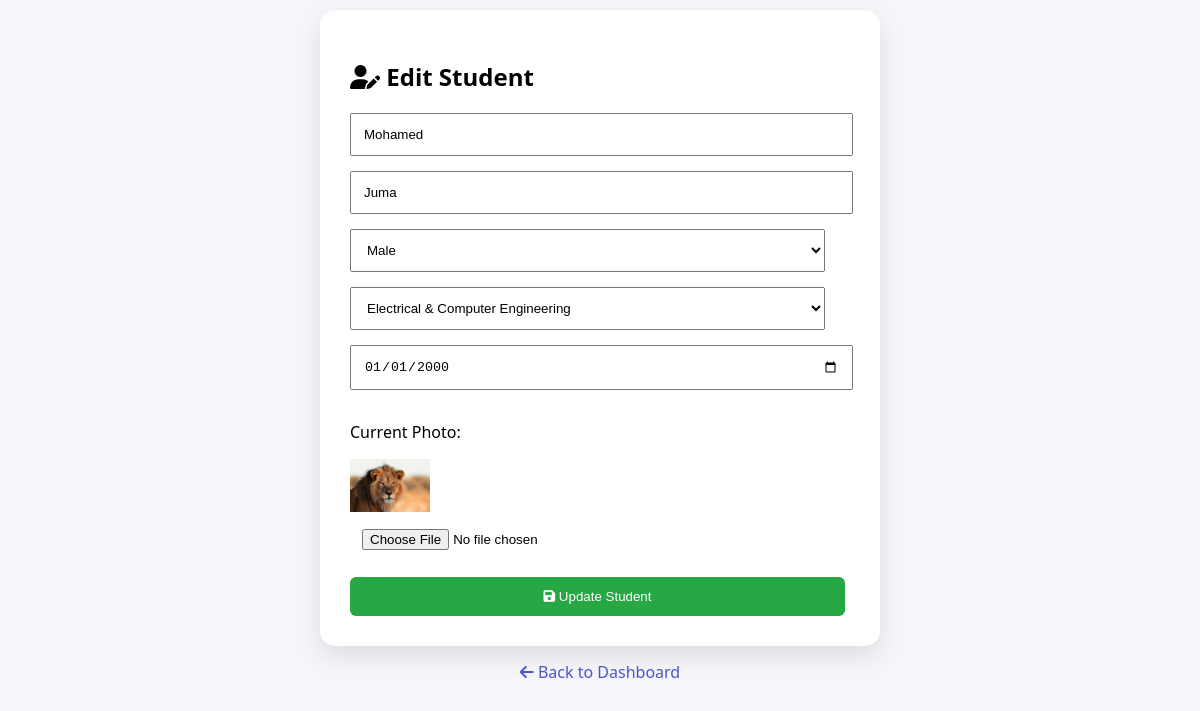
The page /admin/edit_student.php?id=9 (signed in) on the database its author committed.
### tables this page shows
CREATE TABLE `students` (
  `id` int(11) NOT NULL,
  `user_id` int(11) DEFAULT NULL,
  `first_name` varchar(50) DEFAULT NULL,
  `last_name` varchar(50) DEFAULT NULL,
  `gender` enum('Male','Female') DEFAULT NULL,
  `course_id` int(11) DEFAULT NULL,
  `reg_no` varchar(30) DEFAULT NULL,
  `dob` date DEFAULT NULL,
  `date_registered` timestamp NOT NULL DEFAULT current_timestamp(),
  `photo` varchar(255) DEFAULT NULL
);

CREATE TABLE `courses` (
  `id` int(11) NOT NULL,
  `course_name` varchar(100) NOT NULL
);

### admin/edit_student.php (the view, shortened to what this page needs)
<?php
require '../config/db.php';
$id = $_GET['id'] ?? null;
$stmt = $pdo->prepare("SELECT * FROM students WHERE id=?");
$stmt->execute([$id]);
$student = $stmt->fetch(PDO::FETCH_ASSOC);
$courses = $pdo->query("SELECT * FROM courses")->fetchAll(PDO::FETCH_ASSOC);
?>
<!DOCTYPE html>
<html>
<head>
    <link rel="stylesheet" href="../assets/css/style.css">
    <link rel="stylesheet" href="https://cdnjs.cloudflare.com/ajax/libs/font-awesome/6.5.0/css/all.min.css">
</head>
<body>
    <div class="form-box">
        <h2><i class="fa fa-user-edit"></i> Edit Student</h2>
        <form method="POST" enctype="multipart/form-data">
            <input type="text" name="fname" value="<?= $student['first_name'] ?>" required>
            <input type="text" name="lname" value="<?= $student['last_name'] ?>" required>
            <select name="gender">
                <option <?= $student['gender'] == "Male" ? "selected" : "" ?>>Male</option>
            </select>
            <select name="course">
                <?php foreach ($courses as $c): ?>
                    <option value="<?= $c['id'] ?>"
                        <?= $student['course_id'] == $c['id'] ? "selected" : "" ?>>
                        <?= $c['course_name'] ?>
                    </option>
                <?php endforeach; ?>
            </select>
            <input type="date" name="dob" value="<?= $student['dob'] ?>">
            <p>Current Photo:</p>
            <img src="../assets/uploads/<?= $student['photo'] ?>" width="80">
            <input type="file" name="photo">
            <button type="submit" name="update">
                <i class="fa fa-save"></i> Update Student
            </button>
        </form>
    </div>
    <div class="back">
        <a href="dashboard.php">
            <i class="fa fa-arrow-left"></i> Back to Dashboard
        </a>
    </div>
</body>
</html>

### assets/css/style.css (style rules this page uses)
body { font-family: 'Segoe UI'; background: #f4f6f9; }

### admin/edit_student.php (style rules this page uses)
.form-box { max-width: 500px; background: #fff; padding: 30px; margin: 10px auto; border-radius: 15px; box-shadow: 0 10px 25px rgba(0, 0, 0, .1); }
.form-box input, .form-box select { width: 95%; padding: 12px; margin-bottom: 15px; }
button { background: #28a745; color: white; padding: 12px; border: none; width: 99%; border-radius: 6px; }
.back { text-align: center; margin-top: 15px; }
.back a { text-decoration: none; color: #4e54c8; }

### rows shown on the page
students: fname "Mohamed", lname "Juma", gender "Male", course "Electrical & Computer Engineering", dob "01/01/2000", photo (picture)
